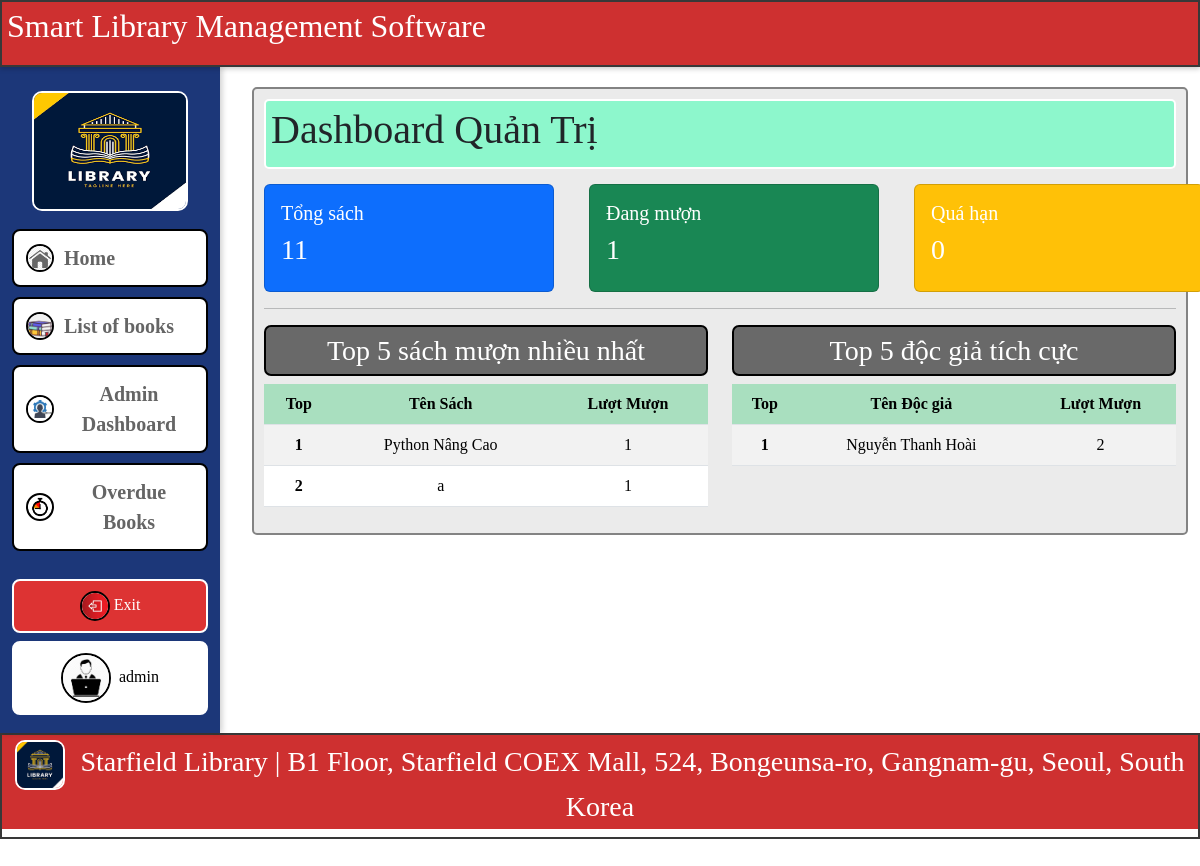
The app's page /admin/dashboard (signed in) with its own data.
### app/models.py (models this page shows, shortened)
class User(UserMixin, db.Model):
    id = db.Column(db.Integer, primary_key=True)
    username = db.Column(db.String(64), unique=True, nullable=False)
    email = db.Column(db.String(120), unique=True, nullable=False)
    password_hash = db.Column(db.String(256), nullable=False)
    role = db.Column(db.String(20), default='user')  # 'admin' hoặc 'user'
    avatar = db.Column(db.String(256), default='default-avatar.png')  # static/uploads/avatars/
    cover_photo = db.Column(db.String(256), default='default-cover.jpg')  # static/uploads/covers/
    full_name = db.Column(db.String(128))  # Họ và tên đầy đủ của người dùng
    birth_date = db.Column(db.Date)  # Ngày sinh của người dùng
    address = db.Column(db.String(256))  # Địa chỉ của người dùng
    hobbies = db.Column(db.Text)  # Sở thích của người dùng
    gender = db.Column(db.String(10))  # Giới tính của người dùng

class Book(db.Model):
    id = db.Column(db.Integer, primary_key=True)
    title = db.Column(db.String(128), nullable=False, index=True)
    author = db.Column(db.String(64), nullable=False, index=True)
    genre = db.Column(db.String(64), index=True)
    isbn = db.Column(db.String(13), unique=True)
    available_copies = db.Column(db.Integer, default=1)
    cover_image = db.Column(db.String(256))  # Đường dẫn file
    description = db.Column(db.Text)        # Mô tả sách

### app/routes.py (the view)
    @app.route('/admin/dashboard')
    @admin_required
    def admin_dashboard():
        stats = {
            'total_books': Book.query.count(),
            'active_borrows': Borrow.query.filter_by(return_date=None).count(),
            'overdue': Borrow.query.filter(
                Borrow.return_date.is_(None),
                Borrow.due_date < datetime.utcnow()
            ).count(),
            'total_users': User.query.filter_by(role='user').count()
        }
        top_books_result = db.session.query(
            Book.title,
            func.count(Borrow.id).label('borrow_count')
        ).join(Borrow).group_by(Book.id, Book.title).order_by(func.count(Borrow.id).desc()).limit(5).all()
        top_books = [{'title': title, 'borrow_count': count} for title, count in top_books_result]
        top_users_result = db.session.query(
            User.username,
            User.full_name,
            func.count(Borrow.id).label('borrow_count')
        ).join(Borrow).filter(User.role == 'user').group_by(User.id, User.username, User.full_name).order_by(func.count(Borrow.id).desc()).limit(5).all()
        top_users = [{'username': username, 'full_name': full_name, 'borrow_count': count} for username, full_name, count in top_users_result]
        return render_template(
            'admin/dashboard.html',
            stats=stats,
            top_books=top_books,  # Bây giờ là list of dicts chuẩn
            top_users=top_users   # Bây giờ là list of dicts chuẩn
        )

### app/routes.py (called while the page is built)
@login_manager.user_loader
def load_user(user_id):
    return User.query.get(int(user_id))

### templates/admin/dashboard.html (shortened to what this page needs)
{% extends 'base.html' %}
{% block content %}
<div class="dashboard">
    <div class="title-table">
        <h1 style="font-weight: normal">Dashboard Quản Trị</h1>
    </div>
<div style="display: flex;">
    <div class="col-md-3" style="width: 290px; margin-right: 35px;">
        <div class="card text-white bg-primary">
            <a href="{{ url_for('books') }}" style="color: white; text-decoration: none;">
            <div class="card-body">
                <h5>Tổng sách</h5>
                <h3>{{ stats.total_books }}</h3>
            </div>
            </a>
        </div>
    </div>
    <div class="col-md-3" style="width: 290px; margin-right: 35px;">
        <div class="card text-white bg-success">
            <a href="{{ url_for('my_borrows') }}" style="color: white; text-decoration: none;">
                <div class="card-body">
                    <h5>Đang mượn</h5>
                    <h3>{{ stats.active_borrows }}</h3>
                </div>
            </a>
        </div>
    </div>
    <div class="col-md-3" style="width: 290px; margin-right: 35px;">
        <div class="card text-white bg-warning">
            <a href="{{ url_for('admin_overdue') }}" style="color: white; text-decoration: none;">
            <div class="card-body">
                <h5>Quá hạn</h5>
                <h3>{{ stats.overdue }}</h3>
            </div>
            </a>
        </div>
    </div>
</div>
<hr>
<div class="row">
    <div class="col-md-6" style="text-align: center;">
        <h3 style="background-color: #696969; color: white; padding: 7px; border: 2px solid black; border-radius: 7px;"">Top 5 sách mượn nhiều nhất</h3>
        {% if top_books %}
        <table class="table table-striped table-hover">
            <thead>
                <tr class="row-name">
                    <th scope="col" style="background-color: #A9DFBF;">Top</th>
                    <th scope="col" style="background-color: #A9DFBF;">Tên Sách</th>
                    <th scope="col" style="background-color: #A9DFBF;">Lượt Mượn</th>
                </tr>
            </thead>
            <tbody>
                {% for book in top_books %}
                <tr>
                    <th scope="row">{{ loop.index }}</th>
                    <td>{{ book.title }}</td>
                    <td>{{ book.borrow_count }}</td>
                </tr>
                {% endfor %}
            </tbody>
        </table>
        {% else %}
        <p class="text-muted">Chưa có dữ liệu sách mượn.</p>
        {% endif %}
    </div>
    <div class="col-md-6" style="text-align: center;">
        <h3 style="background-color: #696969; color: white; padding: 7px; border: 2px solid black; border-radius: 7px;">Top 5 độc giả tích cực</h3>
        {% if top_users %}
        <table class="table table-striped table-hover">
            <thead>
                <tr class="row-name">
                    <th scope="col" style="background-color: #A9DFBF;">Top</th>
                    <th scope="col" style="background-color: #A9DFBF;">Tên Độc giả</th>
                    <th scope="col" style="background-color: #A9DFBF;">Lượt Mượn</th>
                </tr>
            </thead>
            <tbody>
                {% for user in top_users %}
                <tr>
                    <th scope="row">{{ loop.index }}</th>
                    <td>{{ user.full_name if user.full_name else user.username }}</td>
                    <td>{{ user.borrow_count }}</td>
                </tr>
                {% endfor %}
            </tbody>
        </table>
        {% else %}
        <p class="text-muted">Chưa có dữ liệu độc giả tích cực.</p>
        {% endif %}
    </div>
</div>
</div>
{% endblock %}

### templates/base.html (shortened to what this page needs)
<!DOCTYPE html>
<html lang="vi">
<head>
    {% from 'bootstrap5/utils.html' import render_messages %}
    {% from 'bootstrap5/nav.html' import render_nav_item %}
    {{ bootstrap.load_css() }}
    <link rel="stylesheet" href="{{ url_for('static', filename='css/style.css') }}">
</head>
<body style="font-family: 'Times New Roman', Times, serif;">
    {% if current_user.is_authenticated %}
    <div class="app-layout-80" style="margin-bottom: 0%;border: 2px solid hsl(0, 0%, 22%); background: #CE3030;">
        <h2 style="background: #CE3030; color: white; padding: 10px; padding: 5px">Smart Library Management Software</h2>
    </div>
    {% endif %}
    <div class="app-layout" style="margin-top: 0%;">
        {% if current_user.is_authenticated %}
            <aside class="sidebar">
                <a href="{{ url_for('index') }}">
                <div class="sidebar-logo">
                    <img src="{{ url_for('static', filename='img/logo-library.png') }}" alt="logo" width="120" height="120">
                </div>
                </a>
                <nav class="sidebar-nav" style="text-align: center;">
                    <a class="btn btn-aside" href="{{ url_for('index') }}" style="background-color: #ffffff; border: 2px solid rgb(0, 0, 0);color: #656565; font-size: 20px; font-weight: bolder;"><img src="{{ url_for('static', filename='img/logo-home.png') }}" alt="" width="50" height="50"> Home</a>
                    <a class="btn btn-aside" href="{{ url_for('books') }}" style="background-color: #ffffff; border: 2px solid rgb(0, 0, 0);color: #656565; font-size: 20px; font-weight: bolder;"><img src="{{ url_for('static', filename='img/danh-sach-sach.jpg') }}" alt=""> List of books</a>
                    {% if current_user.role == 'admin' %}
                        <a class="btn btn-aside" href="{{ url_for('admin_dashboard') }}" style="background-color: #ffffff; border: 2px solid rgb(0, 0, 0);color: #656565; font-size: 20px; font-weight: bolder;"><img src="{{ url_for('static', filename='img/Dashboard-Quan-tri.jpg') }}" alt=""> Admin Dashboard</a>
                        <a class="btn btn-aside" href="{{ url_for('admin_overdue') }}" style="background-color: #ffffff; border: 2px solid rgb(0, 0, 0);color: #656565; font-size: 20px; font-weight: bolder;"><img src="{{ url_for('static', filename='img/sach-qua-han.png') }}" alt=""> Overdue Books</a>
                    {% endif %}
                </nav>
                <div class="sidebar-footer">
                    <a class="btn btn-exit" href="{{ url_for('logout') }}" style="border: 2px solid rgb(255, 255, 255);"><img src="{{ url_for('static', filename='img/logout.jpg') }}" alt="Logout" width="30" height="30" class="rounded-circle me-1">Exit</a>
                    <a class="btn btn-admin" href="{{ url_for('profile') }}" style="border: 2px solid rgb(255, 255, 255);" >
                        {% if current_user.role == 'admin' %}
                            <img src="{{ url_for('static', filename='img/logo_admin.jpg') }}" alt="Admin Avatar" width="50" height="50" class="rounded-circle me-1">
                        {% else %}
                            <img src="{{ url_for('static', filename='img/logo_user.png') }}" alt="User Avatar" width="50" height="50" class="rounded-circle me-1">
                        {% endif %}
                        {{ current_user.username }}
                    </a>
                </div>
            </aside>
        {% endif %}
        <main class="content container mt-4">
            {% block content %}{% endblock %}
        </main>
    </div>
    {% if current_user.is_authenticated %}
    <div class="app-layout-80" style="margin-bottom: 0%; border: 2px solid hsl(0, 0%, 22%);">
        <h3 style="background: #CE3030; padding: 10px; padding: 5px; font-weight: normal; font-family: 'Times New Roman', Times, serif; text-align: center;color: #ffffff;"><a href="{{ url_for('index') }}"><img src="{{ url_for('static', filename='img/logo-library.png') }}" alt="Library Logo" width="50" height="50" class="me-2"></a> Starfield Library | B1 Floor, Starfield COEX Mall, 524, Bongeunsa-ro, Gangnam-gu, Seoul, South Korea</h3>
    </div>
    {% endif %}
</body>
</html>

### static/css/style.css (style rules this page uses)
body { background-color: #ffffff; }
.app-layout { height: auto; display: flex; align-items: flex-start; gap: 20px; }
.app-layout img { border: 2px solid hsl(0, 0%, 0%); border-radius: 50%; }
.sidebar { width: 220px; background: linear-gradient(180deg,#1C3779,#1C3779); padding: 18px 12px; min-height: calc(100vh - 80px); box-shadow: 2px 0 6px rgba(0,0,0,0.2); display: flex; flex-direction: column; }
.content { flex: 1 1 auto; }
.sidebar-logo img { width: 80%; border-radius: 10px; display:block; margin: 6px auto 12px; border: 2px solid #ffffff; }
.sidebar-nav { display:flex; flex-direction:column; gap: 10px; margin-top: 6px; }
.btn-aside { display:flex; align-items:center; gap: 10px; padding: 12px; background: #264f78; color: #fff; border-radius: 8px; text-decoration: none; }
.btn-aside img { width: 28px; height: 28px; object-fit: contain; }
.sidebar-footer { margin-top: auto; display:flex; flex-direction:column; gap:8px; }
.btn-exit { background: #d33; color:#fff; padding:10px; border-radius:8px; text-align:center; text-decoration:none; display:block; }
.btn-admin { background: #fff; color:#000; padding:10px; border-radius:8px; text-align:center; text-decoration:none; display:block; }
.dashboard { background: #ebebeb; border: 2px solid #838383; border-radius: 5px; padding: 10px; }
.title-table { background-color: #8df7cc; padding: 5px; border: 2px solid #ffffff; font-family: 'Times New Roman', Times, serif; border-radius: 5px; margin-bottom: 15px; }
.me-2 { border: 2px solid white; border-radius: 10px; }

### templates/base.html (style rules this page uses)
:root { --header-height: 67px; --footer-height: 67px; --sidebar-width: 220px; --content-bottom-padding: 30px; }
body { font-family: 'Times New Roman', Times, serif; margin: 0; height: 100vh; overflow: hidden; }
.app-layout-80:first-child { position: fixed; top: 0; left: 0; width: 100%; height: var(--header-height); z-index: 1030; margin-bottom: 0 !important; box-shadow: 0 2px 5px rgba(0,0,0,0.2); }
.app-layout-80 h2 { margin: 0; }
.app-layout { display: flex; height: calc(100vh - var(--header-height) - var(--footer-height)); margin-top: var(--header-height) !important; margin-bottom: 0 !important; position: relative; gap: 20px; }
.sidebar { width: var(--sidebar-width); height: 100%; min-height: 100%; overflow-y: auto; }
.content { flex: 1; height: 100%; overflow-y: auto; padding-top: 20px; padding-bottom: calc(var(--footer-height) + var(--content-bottom-padding)); }
.content.container.mt-4 { margin-top: 0 !important; }

### records on screen
User: username "admin"
Book: title "Python Nâng Cao", borrow_count "1"
User: full_name "Nguyễn Thanh Hoài", borrow_count "2"

### other values on screen
{{ stats.total_books }} "11"
{{ stats.active_borrows }} "1"
{{ stats.overdue }} "0"
{{ book.title }} "a"
{{ book.borrow_count }} "1"
